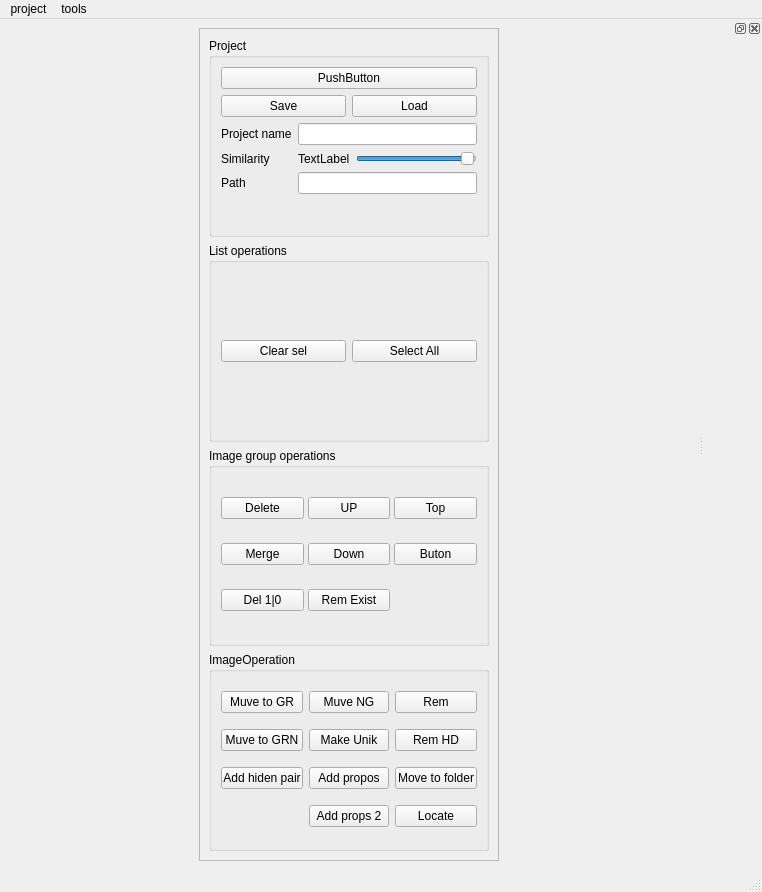
<?xml version="1.0" encoding="UTF-8"?>
<ui version="4.0">
 <class>MainWindow</class>
 <widget class="QMainWindow" name="MainWindow">
  <property name="geometry">
   <rect>
    <x>0</x>
    <y>0</y>
    <width>762</width>
    <height>892</height>
   </rect>
  </property>
  <property name="windowTitle">
   <string>MainWindow</string>
  </property>
  <widget class="QWidget" name="centralwidget">
   <layout class="QHBoxLayout" name="horizontalLayout_2">
    <item>
     <widget class="QFrame" name="frame">
      <property name="maximumSize">
       <size>
        <width>300</width>
        <height>16777215</height>
       </size>
      </property>
      <property name="frameShape">
       <enum>QFrame::StyledPanel</enum>
      </property>
      <property name="frameShadow">
       <enum>QFrame::Raised</enum>
      </property>
      <layout class="QVBoxLayout" name="verticalLayout_2">
       <item>
        <widget class="QGroupBox" name="groupBox">
         <property name="sizePolicy">
          <sizepolicy hsizetype="Preferred" vsizetype="Preferred">
           <horstretch>0</horstretch>
           <verstretch>0</verstretch>
          </sizepolicy>
         </property>
         <property name="maximumSize">
          <size>
           <width>16777215</width>
           <height>16777215</height>
          </size>
         </property>
         <property name="autoFillBackground">
          <bool>false</bool>
         </property>
         <property name="title">
          <string>Project</string>
         </property>
         <property name="flat">
          <bool>false</bool>
         </property>
         <property name="checkable">
          <bool>false</bool>
         </property>
         <layout class="QVBoxLayout" name="verticalLayout_3">
          <item>
           <widget class="QPushButton" name="pushButton">
            <property name="text">
             <string>PushButton</string>
            </property>
           </widget>
          </item>
          <item>
           <layout class="QHBoxLayout" name="horizontalLayout_3">
            <property name="sizeConstraint">
             <enum>QLayout::SetDefaultConstraint</enum>
            </property>
            <item>
             <widget class="QPushButton" name="pushButton_Save_project">
              <property name="text">
               <string>Save</string>
              </property>
             </widget>
            </item>
            <item>
             <widget class="QPushButton" name="pushButton_Load_project">
              <property name="text">
               <string>Load</string>
              </property>
             </widget>
            </item>
           </layout>
          </item>
          <item>
           <layout class="QFormLayout" name="formLayout">
            <item row="1" column="0">
             <widget class="QLabel" name="projectLabel">
              <property name="text">
               <string>Project name</string>
              </property>
             </widget>
            </item>
            <item row="1" column="1">
             <widget class="QLineEdit" name="projectNameLineEdit"/>
            </item>
            <item row="4" column="0">
             <widget class="QLabel" name="label_2">
              <property name="text">
               <string>Path</string>
              </property>
             </widget>
            </item>
            <item row="4" column="1">
             <widget class="QLineEdit" name="lineEdit_WorckPath"/>
            </item>
            <item row="3" column="1">
             <layout class="QHBoxLayout" name="horizontalLayout_5">
              <item>
               <widget class="QLabel" name="label_sim_value">
                <property name="text">
                 <string>TextLabel</string>
                </property>
               </widget>
              </item>
              <item>
               <widget class="QSlider" name="horizontalSliderSimilarity">
                <property name="maximum">
                 <number>100</number>
                </property>
                <property name="value">
                 <number>98</number>
                </property>
                <property name="tracking">
                 <bool>true</bool>
                </property>
                <property name="orientation">
                 <enum>Qt::Horizontal</enum>
                </property>
               </widget>
              </item>
             </layout>
            </item>
            <item row="3" column="0">
             <widget class="QLabel" name="label">
              <property name="text">
               <string>Similarity</string>
              </property>
             </widget>
            </item>
           </layout>
          </item>
         </layout>
        </widget>
       </item>
       <item>
        <widget class="QGroupBox" name="groupBox_4">
         <property name="title">
          <string>List operations</string>
         </property>
         <layout class="QGridLayout" name="gridLayout_2">
          <item row="0" column="0">
           <widget class="QPushButton" name="pushButton_ClearSel">
            <property name="text">
             <string>Clear sel</string>
            </property>
           </widget>
          </item>
          <item row="0" column="1">
           <widget class="QPushButton" name="pushButton_SelAll">
            <property name="text">
             <string>Select All</string>
            </property>
           </widget>
          </item>
         </layout>
        </widget>
       </item>
       <item>
        <widget class="QGroupBox" name="groupBox_2">
         <property name="sizePolicy">
          <sizepolicy hsizetype="Preferred" vsizetype="Preferred">
           <horstretch>0</horstretch>
           <verstretch>0</verstretch>
          </sizepolicy>
         </property>
         <property name="maximumSize">
          <size>
           <width>16777215</width>
           <height>16777215</height>
          </size>
         </property>
         <property name="title">
          <string>Image group operations</string>
         </property>
         <layout class="QGridLayout" name="gridLayout">
          <property name="spacing">
           <number>4</number>
          </property>
          <item row="2" column="1">
           <widget class="QPushButton" name="pushButton_goup_list_rem_existed_images">
            <property name="text">
             <string>Rem Exist</string>
            </property>
           </widget>
          </item>
          <item row="1" column="2">
           <widget class="QPushButton" name="pushButton_goup_list_bottom">
            <property name="text">
             <string>Buton</string>
            </property>
           </widget>
          </item>
          <item row="1" column="1">
           <widget class="QPushButton" name="pushButton_goup_list_down">
            <property name="text">
             <string>Down</string>
            </property>
           </widget>
          </item>
          <item row="0" column="1">
           <widget class="QPushButton" name="pushButton_goup_list_up">
            <property name="text">
             <string>UP</string>
            </property>
           </widget>
          </item>
          <item row="0" column="2">
           <widget class="QPushButton" name="pushButton_goup_list_top">
            <property name="text">
             <string>Top</string>
            </property>
           </widget>
          </item>
          <item row="0" column="0">
           <widget class="QPushButton" name="pushButton_goup_list_delete">
            <property name="text">
             <string>Delete</string>
            </property>
           </widget>
          </item>
          <item row="1" column="0">
           <widget class="QPushButton" name="pushButton_goup_list_merge">
            <property name="text">
             <string>Merge</string>
            </property>
           </widget>
          </item>
          <item row="2" column="0">
           <widget class="QPushButton" name="pushButton_goup_list_delete_with_one_or_null_image">
            <property name="text">
             <string>Del 1|0</string>
            </property>
           </widget>
          </item>
         </layout>
        </widget>
       </item>
       <item>
        <widget class="QGroupBox" name="groupBox_3">
         <property name="sizePolicy">
          <sizepolicy hsizetype="Preferred" vsizetype="Minimum">
           <horstretch>0</horstretch>
           <verstretch>0</verstretch>
          </sizepolicy>
         </property>
         <property name="title">
          <string>ImageOperation</string>
         </property>
         <layout class="QGridLayout" name="gridLayout_3">
          <item row="1" column="2">
           <widget class="QPushButton" name="pushButton_image_list_remove_from_hd">
            <property name="text">
             <string>Rem HD</string>
            </property>
           </widget>
          </item>
          <item row="0" column="2">
           <widget class="QPushButton" name="pushButton_image_list_remove">
            <property name="text">
             <string>Rem</string>
            </property>
           </widget>
          </item>
          <item row="0" column="0">
           <widget class="QPushButton" name="pushButton_image_list_muveGroup">
            <property name="text">
             <string>Muve to GR</string>
            </property>
           </widget>
          </item>
          <item row="2" column="2">
           <widget class="QPushButton" name="pushButton_image_list_move_to_folder">
            <property name="text">
             <string>Move to folder</string>
            </property>
           </widget>
          </item>
          <item row="0" column="1">
           <widget class="QPushButton" name="pushButton_image_list_muveGroupToNew">
            <property name="text">
             <string>Muve NG</string>
            </property>
           </widget>
          </item>
          <item row="2" column="1">
           <widget class="QPushButton" name="pushButton_image_list_add_propositions">
            <property name="text">
             <string>Add propos</string>
            </property>
           </widget>
          </item>
          <item row="1" column="1">
           <widget class="QPushButton" name="pushButton_image_list_make_unick">
            <property name="text">
             <string>Make Unik</string>
            </property>
           </widget>
          </item>
          <item row="3" column="2">
           <widget class="QPushButton" name="pushButton_image_list_locate">
            <property name="text">
             <string>Locate</string>
            </property>
           </widget>
          </item>
          <item row="2" column="0">
           <widget class="QPushButton" name="pushButton_image_list_add_hiden_pair">
            <property name="text">
             <string>Add hiden pair</string>
            </property>
           </widget>
          </item>
          <item row="1" column="0">
           <widget class="QPushButton" name="pushButton_Image_list_muvetogr_named">
            <property name="text">
             <string>Muve to GRN</string>
            </property>
           </widget>
          </item>
          <item row="3" column="1">
           <widget class="QPushButton" name="pushButton_image_list_add_propositions2">
            <property name="text">
             <string>Add props 2</string>
            </property>
           </widget>
          </item>
         </layout>
        </widget>
       </item>
      </layout>
     </widget>
    </item>
    <item>
     <layout class="QHBoxLayout" name="horizontalLayout">
      <property name="sizeConstraint">
       <enum>QLayout::SetMinAndMaxSize</enum>
      </property>
      <item>
       <layout class="QVBoxLayout" name="GroupWidgetLayout"/>
      </item>
     </layout>
    </item>
   </layout>
  </widget>
  <widget class="QMenuBar" name="menubar">
   <property name="geometry">
    <rect>
     <x>0</x>
     <y>0</y>
     <width>762</width>
     <height>21</height>
    </rect>
   </property>
   <widget class="QMenu" name="menuproject">
    <property name="title">
     <string>project</string>
    </property>
    <addaction name="actionsearch_dubs"/>
    <addaction name="actioncreate_advision_list"/>
    <addaction name="actioncreate_list_by_neirofilter"/>
    <addaction name="actionadd_image_to_sel_group"/>
   </widget>
   <widget class="QMenu" name="menutools">
    <property name="title">
     <string>tools</string>
    </property>
    <addaction name="actionSolve_Collisions"/>
    <addaction name="actionAdd_to_hiden_all"/>
   </widget>
   <addaction name="menuproject"/>
   <addaction name="menutools"/>
  </widget>
  <widget class="QStatusBar" name="statusbar"/>
  <widget class="QDockWidget" name="dockWidget_2">
   <property name="features">
    <set>QDockWidget::AllDockWidgetFeatures</set>
   </property>
   <attribute name="dockWidgetArea">
    <number>2</number>
   </attribute>
   <widget class="QWidget" name="dockWidgetContents_2"/>
  </widget>
  <action name="actionsearch_dubs">
   <property name="text">
    <string>search dubs</string>
   </property>
  </action>
  <action name="actioncreate_advision_list">
   <property name="text">
    <string>create advision list</string>
   </property>
  </action>
  <action name="actionSolve_Collisions">
   <property name="text">
    <string>Solve Collisions</string>
   </property>
  </action>
  <action name="actionAdd_to_hiden_all">
   <property name="text">
    <string>Add to hiden all</string>
   </property>
  </action>
  <action name="actioncreate_list_by_neirofilter">
   <property name="text">
    <string>create list by neirofilter</string>
   </property>
  </action>
  <action name="actionadd_image_to_sel_group">
   <property name="text">
    <string>add image to sel group</string>
   </property>
  </action>
 </widget>
 <resources/>
 <connections/>
</ui>
